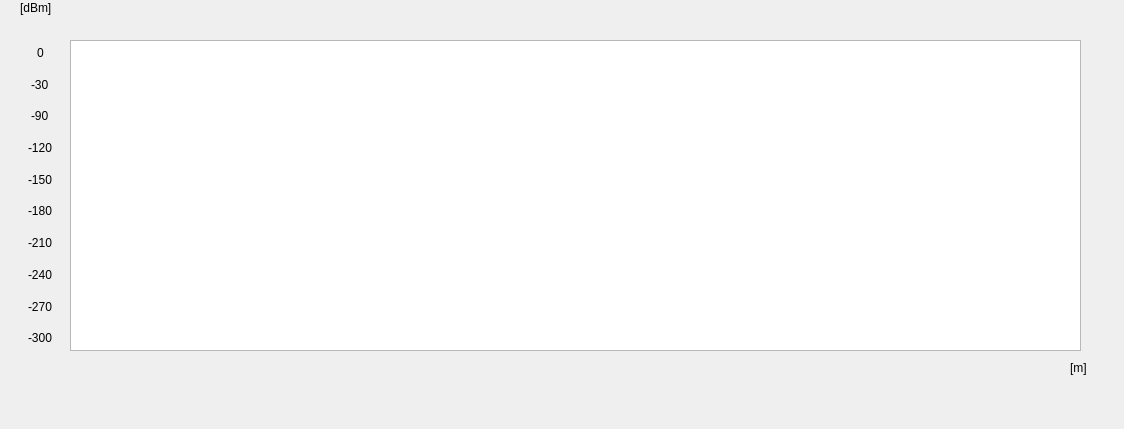
<?xml version="1.0" encoding="UTF-8"?>
<ui version="4.0">
 <class>TerrainProfile</class>
 <widget class="QDialog" name="TerrainProfile">
  <property name="geometry">
   <rect>
    <x>0</x>
    <y>0</y>
    <width>1124</width>
    <height>429</height>
   </rect>
  </property>
  <property name="windowTitle">
   <string>Dialog</string>
  </property>
  <widget class="QGraphicsView" name="graphicsView">
   <property name="geometry">
    <rect>
     <x>70</x>
     <y>40</y>
     <width>1011</width>
     <height>311</height>
    </rect>
   </property>
  </widget>
  <widget class="QLabel" name="label">
   <property name="geometry">
    <rect>
     <x>1070</x>
     <y>360</y>
     <width>55</width>
     <height>16</height>
    </rect>
   </property>
   <property name="text">
    <string>[m]</string>
   </property>
  </widget>
  <widget class="QLabel" name="label_2">
   <property name="geometry">
    <rect>
     <x>20</x>
     <y>0</y>
     <width>55</width>
     <height>16</height>
    </rect>
   </property>
   <property name="text">
    <string>[dBm]</string>
   </property>
  </widget>
  <widget class="QWidget" name="verticalLayoutWidget">
   <property name="geometry">
    <rect>
     <x>10</x>
     <y>40</y>
     <width>61</width>
     <height>311</height>
    </rect>
   </property>
   <layout class="QVBoxLayout" name="verticalLayout">
    <item alignment="Qt::AlignHCenter">
     <widget class="QLabel" name="label_5">
      <property name="text">
       <string>0</string>
      </property>
     </widget>
    </item>
    <item alignment="Qt::AlignHCenter">
     <widget class="QLabel" name="label_4">
      <property name="text">
       <string>-30</string>
      </property>
     </widget>
    </item>
    <item alignment="Qt::AlignHCenter">
     <widget class="QLabel" name="label_7">
      <property name="text">
       <string>-90</string>
      </property>
     </widget>
    </item>
    <item alignment="Qt::AlignHCenter">
     <widget class="QLabel" name="label_8">
      <property name="text">
       <string>-120</string>
      </property>
     </widget>
    </item>
    <item alignment="Qt::AlignHCenter">
     <widget class="QLabel" name="label_10">
      <property name="text">
       <string>-150</string>
      </property>
     </widget>
    </item>
    <item alignment="Qt::AlignHCenter">
     <widget class="QLabel" name="label_11">
      <property name="text">
       <string>-180</string>
      </property>
     </widget>
    </item>
    <item alignment="Qt::AlignHCenter">
     <widget class="QLabel" name="label_6">
      <property name="text">
       <string>-210</string>
      </property>
     </widget>
    </item>
    <item alignment="Qt::AlignHCenter">
     <widget class="QLabel" name="label_3">
      <property name="text">
       <string>-240</string>
      </property>
     </widget>
    </item>
    <item alignment="Qt::AlignHCenter">
     <widget class="QLabel" name="label_12">
      <property name="text">
       <string>-270</string>
      </property>
     </widget>
    </item>
    <item alignment="Qt::AlignHCenter">
     <widget class="QLabel" name="label_9">
      <property name="text">
       <string>-300</string>
      </property>
     </widget>
    </item>
   </layout>
  </widget>
 </widget>
 <resources/>
 <connections/>
</ui>
